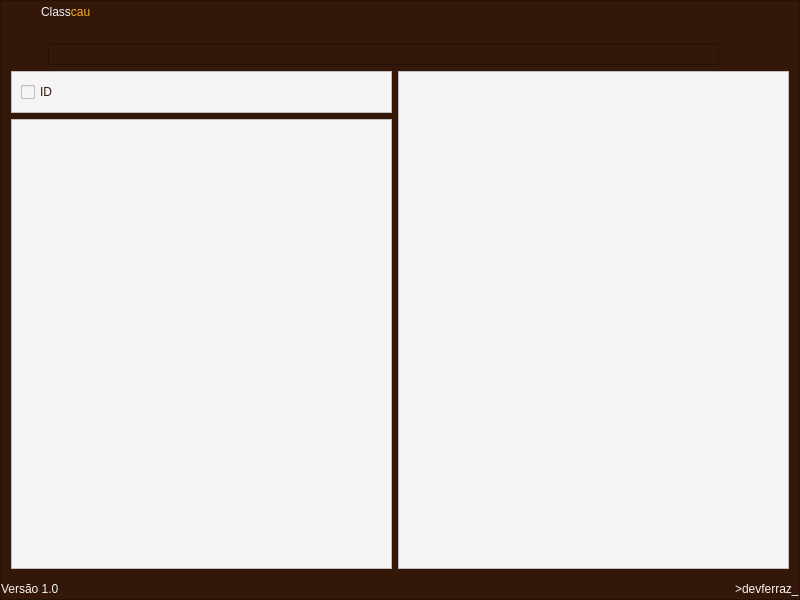
<?xml version="1.0" encoding="UTF-8"?>
<ui version="4.0">
 <class>DBuscador</class>
 <widget class="QDialog" name="DBuscador">
  <property name="geometry">
   <rect>
    <x>0</x>
    <y>0</y>
    <width>800</width>
    <height>600</height>
   </rect>
  </property>
  <property name="windowTitle">
   <string>Classcau - Buscador</string>
  </property>
  <property name="modal">
   <bool>false</bool>
  </property>
  <layout class="QGridLayout" name="gridLayout">
   <property name="leftMargin">
    <number>0</number>
   </property>
   <property name="topMargin">
    <number>0</number>
   </property>
   <property name="rightMargin">
    <number>0</number>
   </property>
   <property name="bottomMargin">
    <number>0</number>
   </property>
   <property name="spacing">
    <number>0</number>
   </property>
   <item row="0" column="0">
    <widget class="QFrame" name="fBuscador">
     <property name="styleSheet">
      <string notr="true">background-color: rgb(51, 23, 9);</string>
     </property>
     <property name="frameShape">
      <enum>QFrame::StyledPanel</enum>
     </property>
     <property name="frameShadow">
      <enum>QFrame::Plain</enum>
     </property>
     <layout class="QGridLayout" name="gridLayout_3">
      <property name="leftMargin">
       <number>0</number>
      </property>
      <property name="topMargin">
       <number>0</number>
      </property>
      <property name="rightMargin">
       <number>0</number>
      </property>
      <property name="bottomMargin">
       <number>0</number>
      </property>
      <property name="spacing">
       <number>0</number>
      </property>
      <item row="0" column="0">
       <layout class="QVBoxLayout" name="verticalLayout_2">
        <item>
         <layout class="QHBoxLayout" name="horizontalLayout_2">
          <item>
           <layout class="QHBoxLayout" name="horizontalLayout">
            <item>
             <widget class="QPushButton" name="pbAdvanced">
              <property name="sizePolicy">
               <sizepolicy hsizetype="Minimum" vsizetype="Fixed">
                <horstretch>0</horstretch>
                <verstretch>0</verstretch>
               </sizepolicy>
              </property>
              <property name="mouseTracking">
               <bool>true</bool>
              </property>
              <property name="focusPolicy">
               <enum>Qt::NoFocus</enum>
              </property>
              <property name="contextMenuPolicy">
               <enum>Qt::DefaultContextMenu</enum>
              </property>
              <property name="text">
               <string/>
              </property>
              <property name="icon">
               <iconset resource="resource.qrc">
                <normaloff>:/icon/img/icon/pLogoClasscau.svg</normaloff>:/icon/img/icon/pLogoClasscau.svg</iconset>
              </property>
              <property name="iconSize">
               <size>
                <width>40</width>
                <height>40</height>
               </size>
              </property>
              <property name="autoDefault">
               <bool>false</bool>
              </property>
              <property name="flat">
               <bool>true</bool>
              </property>
             </widget>
            </item>
            <item>
             <widget class="QLabel" name="lTextLogo">
              <property name="mouseTracking">
               <bool>true</bool>
              </property>
              <property name="styleSheet">
               <string notr="true">font: 22pt &quot;Roboto Bk&quot;;</string>
              </property>
              <property name="text">
               <string>&lt;html&gt;&lt;head/&gt;&lt;body&gt;&lt;p&gt;&lt;span style=&quot; color:#f6f4f4;&quot;&gt;Class&lt;/span&gt;&lt;span style=&quot; color:#faad19;&quot;&gt;cau&lt;/span&gt;&lt;/p&gt;&lt;/body&gt;&lt;/html&gt;</string>
              </property>
              <property name="alignment">
               <set>Qt::AlignLeading|Qt::AlignLeft|Qt::AlignVCenter</set>
              </property>
             </widget>
            </item>
           </layout>
          </item>
          <item>
           <spacer name="horizontalSpacer">
            <property name="orientation">
             <enum>Qt::Horizontal</enum>
            </property>
            <property name="sizeHint" stdset="0">
             <size>
              <width>40</width>
              <height>20</height>
             </size>
            </property>
           </spacer>
          </item>
          <item>
           <widget class="QPushButton" name="pbMenu">
            <property name="focusPolicy">
             <enum>Qt::NoFocus</enum>
            </property>
            <property name="text">
             <string/>
            </property>
            <property name="icon">
             <iconset resource="resource.qrc">
              <normaloff>:/icon/img/icon/logoMenu.svg</normaloff>:/icon/img/icon/logoMenu.svg</iconset>
            </property>
            <property name="iconSize">
             <size>
              <width>25</width>
              <height>25</height>
             </size>
            </property>
            <property name="autoDefault">
             <bool>false</bool>
            </property>
            <property name="flat">
             <bool>true</bool>
            </property>
           </widget>
          </item>
         </layout>
        </item>
        <item>
         <layout class="QHBoxLayout" name="horizontalLayout_4">
          <property name="spacing">
           <number>10</number>
          </property>
          <property name="leftMargin">
           <number>30</number>
          </property>
          <property name="topMargin">
           <number>20</number>
          </property>
          <property name="rightMargin">
           <number>30</number>
          </property>
          <property name="bottomMargin">
           <number>6</number>
          </property>
          <item>
           <widget class="QLabel" name="lBusca">
            <property name="text">
             <string/>
            </property>
            <property name="pixmap">
             <pixmap resource="resource.qrc">:/icon/img/icon/logoBuscar.svg</pixmap>
            </property>
           </widget>
          </item>
          <item>
           <widget class="QLineEdit" name="leBusca"/>
          </item>
          <item>
           <widget class="QPushButton" name="pbQrCode">
            <property name="text">
             <string/>
            </property>
            <property name="icon">
             <iconset resource="resource.qrc">
              <normaloff>:/icon/img/icon/logoQrCode.svg</normaloff>:/icon/img/icon/logoQrCode.svg</iconset>
            </property>
            <property name="iconSize">
             <size>
              <width>25</width>
              <height>25</height>
             </size>
            </property>
            <property name="autoDefault">
             <bool>false</bool>
            </property>
            <property name="flat">
             <bool>true</bool>
            </property>
           </widget>
          </item>
         </layout>
        </item>
        <item>
         <layout class="QHBoxLayout" name="horizontalLayout_6">
          <property name="spacing">
           <number>6</number>
          </property>
          <property name="rightMargin">
           <number>10</number>
          </property>
          <property name="bottomMargin">
           <number>10</number>
          </property>
          <item>
           <layout class="QVBoxLayout" name="verticalLayout">
            <property name="leftMargin">
             <number>10</number>
            </property>
            <property name="rightMargin">
             <number>0</number>
            </property>
            <property name="bottomMargin">
             <number>0</number>
            </property>
            <item>
             <widget class="QFrame" name="frame">
              <property name="styleSheet">
               <string notr="true">background-color: rgb(246, 244, 244);
color: rgb(51, 23, 9);
font: 10pt &quot;Roboto Bk&quot;;</string>
              </property>
              <property name="frameShape">
               <enum>QFrame::StyledPanel</enum>
              </property>
              <property name="frameShadow">
               <enum>QFrame::Raised</enum>
              </property>
              <layout class="QGridLayout" name="gridLayout_2">
               <item row="0" column="0">
                <layout class="QHBoxLayout" name="horizontalLayout_3">
                 <item>
                  <widget class="QCheckBox" name="cbAll">
                   <property name="text">
                    <string>ID</string>
                   </property>
                  </widget>
                 </item>
                 <item>
                  <spacer name="horizontalSpacer_2">
                   <property name="orientation">
                    <enum>Qt::Horizontal</enum>
                   </property>
                   <property name="sizeHint" stdset="0">
                    <size>
                     <width>40</width>
                     <height>20</height>
                    </size>
                   </property>
                  </spacer>
                 </item>
                 <item>
                  <widget class="QPushButton" name="pbLixeira">
                   <property name="focusPolicy">
                    <enum>Qt::WheelFocus</enum>
                   </property>
                   <property name="text">
                    <string/>
                   </property>
                   <property name="icon">
                    <iconset resource="resource.qrc">
                     <normaloff>:/icon/img/icon/logoLixeiram.svg</normaloff>:/icon/img/icon/logoLixeiram.svg</iconset>
                   </property>
                   <property name="iconSize">
                    <size>
                     <width>18</width>
                     <height>18</height>
                    </size>
                   </property>
                   <property name="autoDefault">
                    <bool>false</bool>
                   </property>
                   <property name="flat">
                    <bool>true</bool>
                   </property>
                  </widget>
                 </item>
                 <item>
                  <widget class="QPushButton" name="pbEncaminhar">
                   <property name="focusPolicy">
                    <enum>Qt::WheelFocus</enum>
                   </property>
                   <property name="text">
                    <string/>
                   </property>
                   <property name="icon">
                    <iconset resource="resource.qrc">
                     <normaloff>:/icon/img/icon/logoEcaminharm.svg</normaloff>:/icon/img/icon/logoEcaminharm.svg</iconset>
                   </property>
                   <property name="iconSize">
                    <size>
                     <width>18</width>
                     <height>18</height>
                    </size>
                   </property>
                   <property name="autoDefault">
                    <bool>false</bool>
                   </property>
                   <property name="flat">
                    <bool>true</bool>
                   </property>
                  </widget>
                 </item>
                 <item>
                  <widget class="QPushButton" name="pbImprimir">
                   <property name="focusPolicy">
                    <enum>Qt::WheelFocus</enum>
                   </property>
                   <property name="text">
                    <string/>
                   </property>
                   <property name="icon">
                    <iconset resource="resource.qrc">
                     <normaloff>:/icon/img/icon/logoImprimirm.svg</normaloff>:/icon/img/icon/logoImprimirm.svg</iconset>
                   </property>
                   <property name="iconSize">
                    <size>
                     <width>18</width>
                     <height>18</height>
                    </size>
                   </property>
                   <property name="autoDefault">
                    <bool>false</bool>
                   </property>
                   <property name="flat">
                    <bool>true</bool>
                   </property>
                  </widget>
                 </item>
                 <item>
                  <widget class="QPushButton" name="pbComparar">
                   <property name="focusPolicy">
                    <enum>Qt::WheelFocus</enum>
                   </property>
                   <property name="text">
                    <string/>
                   </property>
                   <property name="icon">
                    <iconset resource="resource.qrc">
                     <normaloff>:/icon/img/icon/logoComparar.svg</normaloff>:/icon/img/icon/logoComparar.svg</iconset>
                   </property>
                   <property name="iconSize">
                    <size>
                     <width>18</width>
                     <height>18</height>
                    </size>
                   </property>
                   <property name="autoDefault">
                    <bool>false</bool>
                   </property>
                   <property name="flat">
                    <bool>true</bool>
                   </property>
                  </widget>
                 </item>
                </layout>
               </item>
              </layout>
             </widget>
            </item>
            <item>
             <widget class="QScrollArea" name="scrollArea">
              <property name="styleSheet">
               <string notr="true">background-color: rgb(246, 244, 244);</string>
              </property>
              <property name="widgetResizable">
               <bool>true</bool>
              </property>
              <widget class="QWidget" name="scrollAreaWidgetContents">
               <property name="geometry">
                <rect>
                 <x>0</x>
                 <y>0</y>
                 <width>374</width>
                 <height>352</height>
                </rect>
               </property>
               <zorder>scrollArea_2</zorder>
              </widget>
             </widget>
            </item>
           </layout>
          </item>
          <item>
           <widget class="QScrollArea" name="scrollArea_2">
            <property name="styleSheet">
             <string notr="true">background-color: rgb(246, 244, 244);</string>
            </property>
            <property name="widgetResizable">
             <bool>true</bool>
            </property>
            <widget class="QWidget" name="scrollAreaWidgetContents_2">
             <property name="geometry">
              <rect>
               <x>0</x>
               <y>0</y>
               <width>384</width>
               <height>412</height>
              </rect>
             </property>
            </widget>
           </widget>
          </item>
         </layout>
        </item>
        <item>
         <layout class="QHBoxLayout" name="horizontalLayout_5">
          <item>
           <widget class="QLabel" name="label_2">
            <property name="styleSheet">
             <string notr="true">font: 10pt &quot;Roboto Bk&quot;;
color: rgb(246, 244, 244);</string>
            </property>
            <property name="text">
             <string>Versão 1.0</string>
            </property>
           </widget>
          </item>
          <item>
           <spacer name="horizontalSpacer_3">
            <property name="orientation">
             <enum>Qt::Horizontal</enum>
            </property>
            <property name="sizeHint" stdset="0">
             <size>
              <width>40</width>
              <height>20</height>
             </size>
            </property>
           </spacer>
          </item>
          <item>
           <widget class="QLabel" name="label_3">
            <property name="styleSheet">
             <string notr="true">font: 10pt &quot;Roboto Bk&quot;;
color: rgb(246, 244, 244);</string>
            </property>
            <property name="text">
             <string>&gt;devferraz_</string>
            </property>
           </widget>
          </item>
         </layout>
        </item>
       </layout>
      </item>
     </layout>
    </widget>
   </item>
  </layout>
 </widget>
 <resources>
  <include location="resource.qrc"/>
 </resources>
 <connections/>
</ui>
